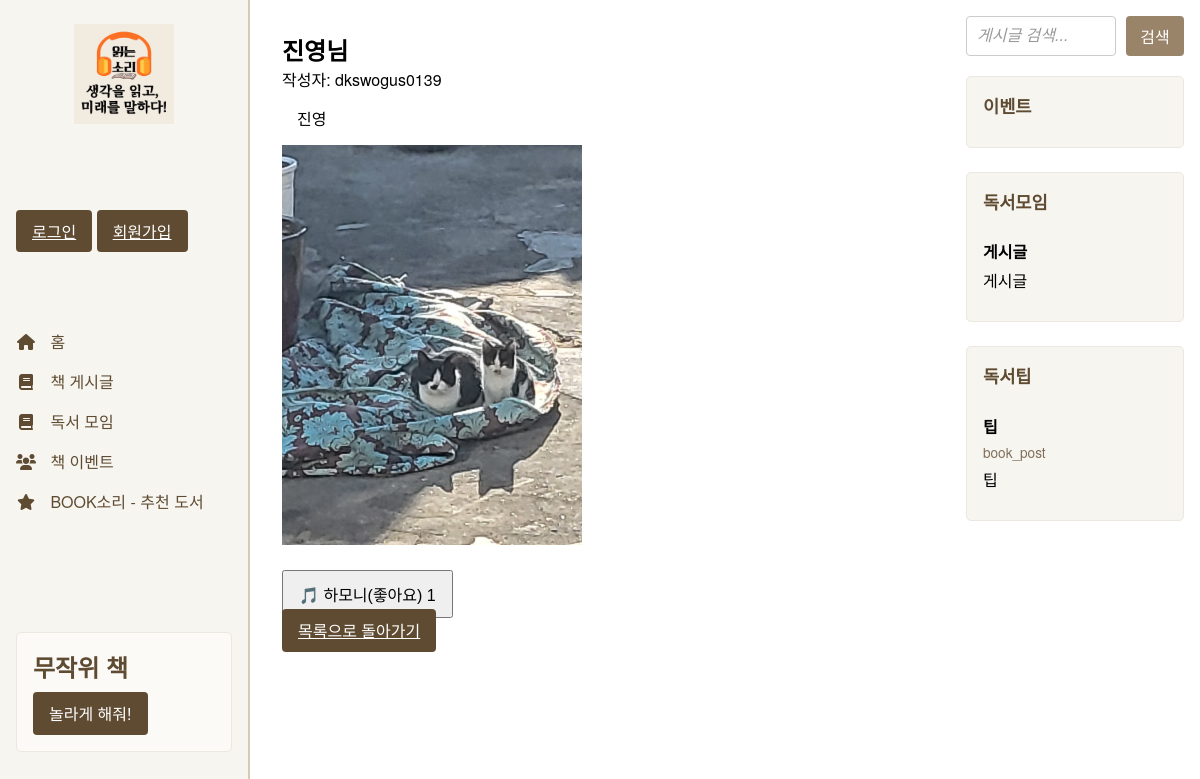
The page /community/general_post/11/ on the database its author committed.
### community/models.py (models this page shows, shortened)
class Post(models.Model):
    title       = models.CharField(max_length=200, verbose_name="제목")
    content     = models.TextField(verbose_name="내용")
    writer      = models.ForeignKey(User, on_delete=models.CASCADE, verbose_name="작성자")
    views       = models.PositiveIntegerField(default=0, verbose_name="조회수")
    postimage_set = GenericRelation(PostImage)
    created_at  = models.DateTimeField(auto_now_add=True, verbose_name="등록일")
    updated_at  = models.DateTimeField(auto_now=True, verbose_name="수정일")
    is_active   = models.BooleanField(default=True, verbose_name="활성화 여부")
    is_pinned   = models.BooleanField(default=False, verbose_name="고정 여부")
    is_deleted  = models.BooleanField(default=False, verbose_name="삭제 여부")
    is_side_bar = models.BooleanField(
        default=False,
        verbose_name="사이드바 노출 여부",
        help_text="게시글을 사이드바에 표시할지 여부를 설정합니다."
    )
    search_vector = SearchVectorField(null=True)                # 검색 기능 추가
    category = models.CharField(
        max_length=50,
        choices=PostCategory.choices,  # 선택 항목 직접 연결
        default=PostCategory.BOOK_POST,
        verbose_name="카테고리",
        help_text="게시글 유형 선택"
    )
    tags        = models.ManyToManyField('PostTag', blank=True, verbose_name="태그")
    likes = models.PositiveIntegerField(default=0, verbose_name="좋아요 수")
    book        = models.ForeignKey(
        'Book',
        on_delete=models.CASCADE,
        null=True,
        blank=True,
        verbose_name="책"
    )
    objects = PostManager()
    class Meta:
        abstract = True
        ordering = ['-is_pinned', '-created_at']
        indexes = [
            GinIndex(fields=['search_vector'])                 # 검색 성능 향상을 위한 인덱스
        ]

class GeneralPost(Post):
    class Meta(Post.Meta):
        verbose_name = "일반 게시글"
        verbose_name_plural = "일반 게시글 목록"

class PostImage(models.Model):
    content_type = models.ForeignKey(
        ContentType,
        on_delete=models.CASCADE,
        null=True,  # null 허용으로 변경
        blank=True  # blank 허용으로 변경
    )
    object_id = models.PositiveIntegerField(null=True, blank=True)  # null 허용으로 변경
    post = GenericForeignKey('content_type', 'object_id')
    image = models.ImageField(
        upload_to='post_images/%Y/%m/%d/',
        verbose_name="이미지"
    )
    order = models.PositiveIntegerField(default=0)
    created_at = models.DateTimeField(auto_now_add=True)
    class Meta:
        ordering = ['order', 'created_at']
        verbose_name = "게시글 이미지"
        verbose_name_plural = "게시글 이미지 목록"

class ReadingGroupPost(Post):
    event_date = models.DateField(
        null=True,  # null 허용으로 변경
        blank=True  # blank 허용으로 변경
    )
    class Meta(Post.Meta):
        verbose_name = "독서 모임 게시글"
        verbose_name_plural = "독서 모임 게시글 목록"

class ReadingTipPost(Post):
    TIP_CATEGORY_CHOICES = [
        ('reading', '독서 팁'),
        ('writing', '글쓰기 팁'),
        ('other', '기타'),
    ]
    tip_category = models.CharField(
        max_length=50,
        choices=TIP_CATEGORY_CHOICES,
        default='reading'
    )
    class Meta(Post.Meta):
        verbose_name = "독서 팁 게시글"
        verbose_name_plural = "독서 팁 게시글 목록"

### community/views.py (the view)
# urls.py: path('general_post/<int:pk>/', views.general_post_detail, name='general_post_detail'), # 일반 게시판 상세 뷰
def general_post_detail(request, pk):
    post = get_object_or_404(GeneralPost, pk=pk)
    context = {
        'post': post,
        **get_common_context(request)
    }
    return render(request, 'community/general_post_detail.html', context)

### community/models.py (called while the page is built)
    def get_queryset(self):
        return super().get_queryset().filter(is_deleted=False, is_active=True)

### community/views.py (called while the page is built)
def get_common_context(request):
    return {
        'site_name': 'reading_sound',
        'current_user': request.user if request.user.is_authenticated else None,
        'sidebar': {
            'events': BookEventPost.objects.filter(is_active=True),
            'reading_groups': ReadingGroupPost.objects.filter(is_active=True),
            'tips': ReadingTipPost.objects.filter(is_active=True),
        }
    }

### community/templates/community/general_post_detail.html (shortened to what this page needs)
{% extends "community/base.html" %}
{% load static %}
{% block content %}
<article class="post-detail">
  <h1>{{ post.title }}</h1>
  <p>작성자: {{ post.writer.username }}</p>
  <div class="post-content">
    {{ post.content|safe }}
  </div>
  {% if post.postimage_set.all %}
    <div class="post-images">
      {% for image in post.postimage_set.all %}
        <img src="{{ image.image.url }}" alt="게시글 이미지" style="max-width: 300px;">
      {% endfor %}
    </div>
  {% endif %}
  <div class="like-container" style="margin-top:20px;">
    <button id="like-btn"
            data-post-id="{{ post.id }}"
            data-model="GeneralPost">
      🎵 하모니(좋아요) <span id="like-count">{{ post.likes }}</span>
    </button>
  </div>
  <a href="{% url 'community:home' %}" class="btn hover-effect">목록으로 돌아가기</a>
</article>
{% endblock %}

### community/templates/community/base.html (shortened to what this page needs)
{% load static %}
<!DOCTYPE html>
<html lang="ko">
<head>
  <link rel="stylesheet" href="{% static 'community/css/style.css' %}" />
  <link
    rel="stylesheet"
    href="https://cdnjs.cloudflare.com/ajax/libs/font-awesome/6.0.0-beta3/css/all.min.css"
  />
</head>
<body>
  <aside class="sidebar">
    <div class="sidebar-header">
      <img src="{% static 'community/images/logo.png' %}" alt="읽는소리" class="brand-logo" />
    </div>
    <div class="login-container">
      {% if user.is_authenticated %}
    <span>당신의 글이 울리는 곳, {{ user.username }}</span>
    <form action="{% url 'logout' %}" method="post" style="display: inline;">
      {% csrf_token %}
      <button type="submit" class="btn hover-effect">로그아웃</button>
    </form>
  {% else %}
    <a href="{% url 'community:login' %}" class="btn hover-effect">로그인</a>
    <a href="{% url 'community:signup' %}" class="btn hover-effect">회원가입</a>
  {% endif %}
</div>
<nav class="nav-menu">
  <ul>
    <li>
      <a href="{% url 'community:home' %}" class="nav-link{% if request.resolver_match.url_name == 'home' %} active{% endif %}">
        <i class="fas fa-home"></i>
        <span>홈</span>
      </a>
    </li>
    <li>
      <a href="{% url 'community:general_post' %}" class="nav-link{% if request.resolver_match.url_name == 'book_sound' %} active{% endif %}">
        <i class="fas fa-book"></i>
        <span>책 게시글 </span>
      </a>
    </li>
    <li>
      <a href="{% url 'community:reading_meeting' %}" class="nav-link{% if request.resolver_match.url_name == 'reading_meeting' %} active{% endif %}">
        <i class="fas fa-book"></i>
        <span>독서 모임 </span>
      </a>
    </li>
    <li class="has-submenu">
      <a href="{% url 'community:review_event' %}" class="nav-link{% if 'group-section' in request.path %} active{% endif %}">
        <i class="fas fa-users"></i>
        <span>책 이벤트</span>
      </a>
    </li>
    <li>
      <a href="{% url 'community:recommend_book' %}" class="nav-link{% if request.resolver_match.url_name == 'recommend_book' %} active{% endif %}">
        <i class="fas fa-star"></i>
        <span>BOOK소리 - 추천 도서</span>
      </a>
    </li>
  </ul>
</nav>
    <div class="random-book-section">
      <h2>무작위 책</h2>
      <button class="btn hover-effect" id="random-book-btn">놀라게 해줘!</button>
    </div>
  </aside>
  <main class="content">
    {% block content %}
    {% endblock %}
  </main>
  <aside class="sidebar right-sidebar">
    <div class="search-container" data-search-url="{% url 'community:search' %}">
      <input type="text" id="search-input" placeholder="게시글 검색..." />
      <button class="btn hover-effect" id="search-btn">검색</button>
    </div>
    <div class="sidebar-section">
        <h2>이벤트</h2>
    </div>
    <div class="sidebar-section">
        <h2>독서모임</h2>
        <div class="group-list">
            {% for group in sidebar.reading_groups %}
            <div class="group-item">
                <h4>{{ group.title }}</h4>
                <p class="group-content">{{ group.content|truncatechars:50 }}</p>
            </div>
            {% endfor %}
        </div>
    </div>
    <div class="sidebar-section">
        <h2>독서팁</h2>
        <div class="tip-list">
            {% for tip in sidebar.tips %}
            <div class="tip-item">
                <h4>{{ tip.title }}</h4>
                <p class="tip-category">{{ tip.category }}</p>
                <p class="tip-content">{{ tip.content|truncatechars:50 }}</p>
            </div>
            {% endfor %}
        </div>
    </div>
  </aside>
</body>
</html>

### community/static/community/css/style.css (style rules this page uses)
* { margin: 0; padding: 0; box-sizing: border-box; }
body { display: flex; min-height: 100vh; justify-content: center; font-family: "Helvetica Neue", Helvetica, Arial, sans-serif; background-color: #ffffff; }
.sidebar { width: 250px; background-color: #F7F5F0; padding: 1rem; border-right: 2px solid #d8c9b7; display: flex; flex-direction: column; justify-content: space-between; transition: width 0.3s ease; overflow-x: hidden; }
.sidebar-header { text-align: center; padding: 0.5rem 0; margin-bottom: 0.5rem; }
.brand-logo { max-width: 100px; height: auto; display: block; margin: 0 auto; background-color: transparent; }
.nav-menu ul { list-style-type: none; }
.nav-menu .nav-link { display: block; text-decoration: none; font-size: 1rem; color: #5f4b32; padding: 0.5rem 0; transition: color 0.3s ease; }
.random-book-section { margin: 2rem 0; padding: 1rem; background-color: #fcfaf7; border: 1px solid #ece7df; border-radius: 5px; }
.random-book-section h2 { color: #5f4b32; margin-bottom: 0.5rem; }
.nav-menu .nav-link i { margin-right: 10px; width: 20px; text-align: center; }
.nav-menu ul li.has-submenu { position: relative; }
.sidebar.right-sidebar { border-right: none; background-color: #ffffff; display: flex; flex-direction: column; justify-content: flex-start; width: 250px; padding: 1rem; transition: all 0.3s ease; opacity: 1; transform: translateX(0); }
.sidebar-section { background-color: #f7f5f0; border: 1px solid #ece7df; border-radius: 5px; padding: 1rem; margin-bottom: 1.5rem; transition: transform 0.2s; }
.sidebar-section h2 { margin-bottom: 0.8rem; color: #5f4b32; font-size: 1.1rem; font-weight: 600; }
.event-item, .group-item, .tip-item { padding: 0.8rem 0; border-bottom: 1px solid #ece7df; }
.event-item:last-child, .group-item:last-child, .tip-item:last-child { border-bottom: none; }
.event-date, .meeting-time, .tip-category { font-size: 0.85rem; color: #7f6e58; margin: 0.3rem 0; }
.content { flex: 1; padding: 1rem 2rem; display: flex; flex-direction: column; max-width: 1200px; }
.btn { background-color: #5f4b32; color: #fff; border: none; border-radius: 4px; padding: 0.6rem 1rem; cursor: pointer; font-size: 1rem; transition: background-color 0.3s ease; }
.hover-effect { transition: transform 0.2s ease; }
.search-container { display: flex; gap: 10px; align-items: center; justify-content: center; margin-bottom: 20px; }
#search-input { width: 150px; height: 40px; font-size: 16px; padding: 5px 10px; border-radius: 4px; border: 1px solid #ccc; }
#search-input::placeholder { color: #999999; font-style: italic; }
#search-btn { width: 100px; height: 40px; font-size: 16px; padding: 5px 10px; border-radius: 4px; border: none; background-color: #9a8469; color: #ffffff; cursor: pointer; transition: background-color 0.3s ease; }
input[type="text"], input[type="password"] { display: block; width: 100%; padding: 8px; border: 1px solid #ddd; border-radius: 4px; }
input::placeholder { color: #999; font-style: italic; }
.post-content { padding: 15px; }
.like-container { margin-top: 20px; }
#like-btn { padding: 10px 15px; font-size: 16px; cursor: pointer; }

### rows shown on the page
GeneralPost: title "진영님", writer.username "dkswogus0139", content "진영", likes "1"
PostImage: image (picture)
ReadingGroupPost: title "게시글", content "게시글"
ReadingTipPost: title "팁", category "book_post", content "팁"
